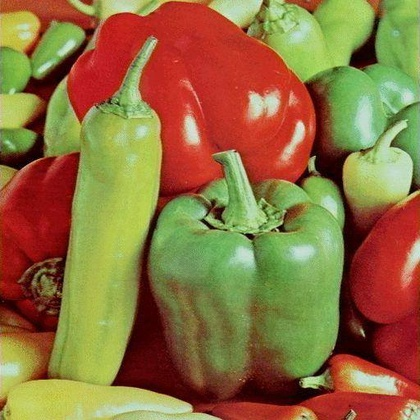
%> input picture Assignment 2/input.jpg, 420 x 420 px, shrunk from 512 x 512 before the run
$ octave code.m   (GNU Octave 9; MATLAB toolbox functions it lacks are replaced by stand-ins)
%> lines starting %> are read from the running program, lines starting %| are printed output that depends on the picture
I = imread('input.jpg');
%> I is the input picture: size 420x420x3 uint8; mean R, G, B 143.3, 112.1, 63.2

I = rgb2gray(I);
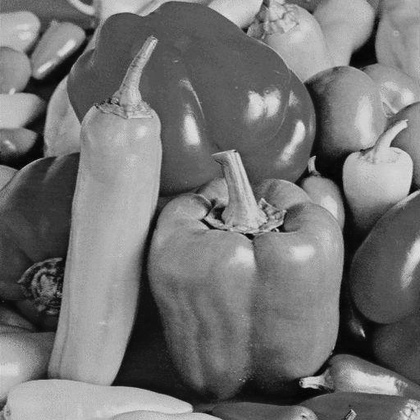
%> I: size 420x420 uint8; min 1, max 229, mean 115.8

x = zeros(1,256);
[row, col] = size(I);
%> row = 420; col = 420

for i=1:row
    for j=1:col
        x(I(i,j) + 1)= x(I(i,j) + 1) + 1;
    end
end
%> after the loop, x = 256 values, max 2007 at index 93, min 0 at index 1, mean 689.1

R = im2double(I);

%%Power law transformation
Y = input('Enter gamma : ');
%> the answer given: 2
S = 1.5*power(R(:,:),Y);
S = im2uint8(S);
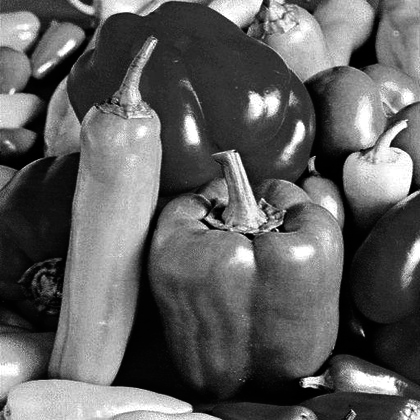
%> S: size 420x420 uint8; min 0, max 255, mean 95.4

y = zeros(1,256);

for i=1:row
    for j=1:col
        y(S(i,j) + 1)= y(S(i,j) + 1) + 1;
    end
end
%> after the loop, y = 256 values, max 3918 at index 2, min 0 at index 58, mean 689.1

imwrite(S, 'Power law transformed image.jpg');

%%Threshold
S = I;
A = input('Enter threshold : ');
%> the answer given: 100
for i=1:row
    for j=1:col
        if I(i,j) <= A
            S(i,j) = I(i,j)+(I(i,j)*0.5);
        else
            S(i,j) = I(i,j)-(I(i,j)*0.25);
        end
    end
end
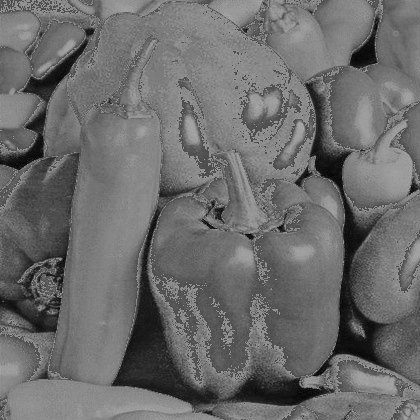
%> S: size 420x420 uint8; min 2, max 172, mean 107.9

z = zeros(1,256);

for i=1:row
    for j=1:col
        z(S(i,j) + 1)= z(S(i,j) + 1) + 1;
    end
end
%> after the loop, z = 256 values, max 3182 at index 138, min 0 at index 1, mean 689.1

imwrite(S, 'Thresholded image.jpg');

%%Log transformation
S = 1.9*log(1+R(:,:));
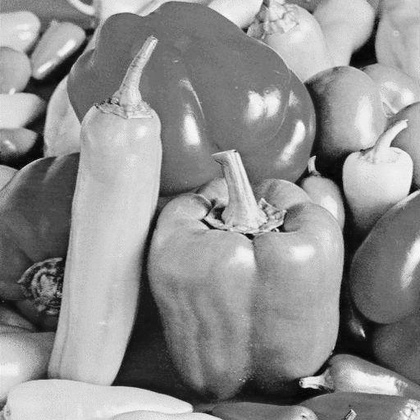
%> S: size 420x420 double; min 0.00744, max 1.22, mean 0.691; drawn with min black and max white
S = im2uint8(S);
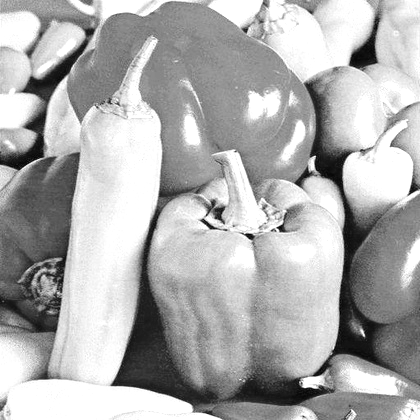
%> S: size 420x420 uint8; min 2, max 255, mean 174

p = zeros(1,256);

for i=1:row
    for j=1:col
        p(S(i,j) + 1)= p(S(i,j) + 1) + 1;
    end
end
%> after the loop, p = 256 values, max 27045 at index 255, min 0 at index 1, mean 689.1

imwrite(S, 'Log transformed image.jpg');

%%Negation transformation
S = 255 - I(:,:);
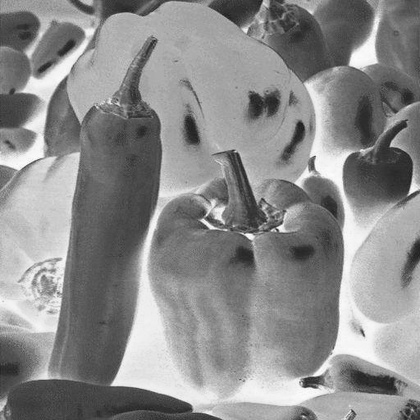
%> S: size 420x420 uint8; min 26, max 254, mean 139.2

q = zeros(1,256);

for i=1:row
    for j=1:col
        q(S(i,j) + 1)= q(S(i,j) + 1) + 1;
    end
end
%> after the loop, q = 256 values, max 2007 at index 164, min 0 at index 1, mean 689.1

imwrite(S, 'Negative image.jpg');

f = figure;
f.Position = [200 0 1000 1000];

subplot(3,2,1);
bar(x);
title('Histogram of the image');

subplot(3,2,2);
bar(y);
title('Histogram of the power law transformed image');

subplot(3,2,3);
bar(z);
title('Histogram of the thresholded image');

subplot(3,2,4);
bar(p);
title('Histogram of the log transformed image');

subplot(3,2,5);
bar(q);
title('Histogram of the negative image');
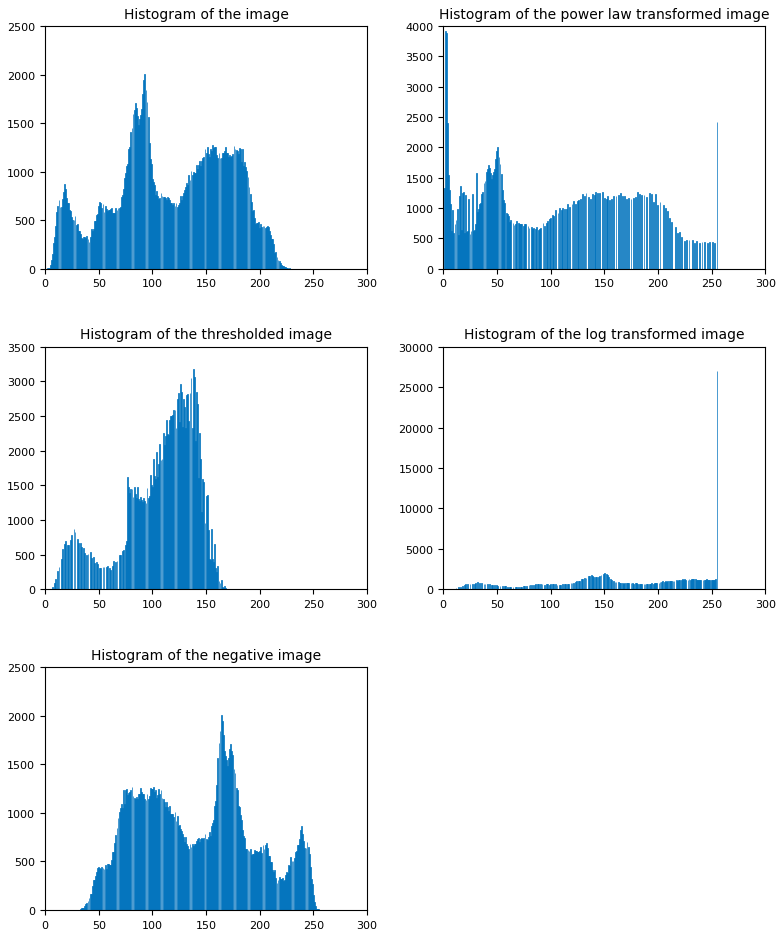
%> figure redrawn from the program's plot data, 5 panels; panel 1: tallest bar 2007 high, from x = 92.6 to 93.4; panel 2: tallest bar 3918 high, from x = 1.6 to 2.4; panel 3: tallest bar 3182 high, from x = 137.6 to 138.4; panel 4: tallest bar 27045 high, from x = 254.6 to 255.4

$ run again, with Assignment 2/Negative image.jpg copied over Assignment 2/input.jpg
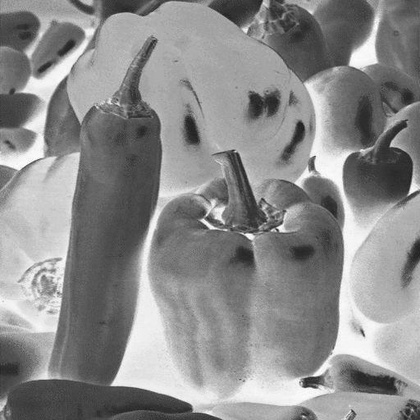
%> input picture Assignment 2/Negative image.jpg, 420 x 420 px, shrunk from 512 x 512 before the run
%> I is the input picture: size 420x420 uint8; min 28, max 255, mean 139.2
%> after the loop `for i=1:row`: x = 256 values, max 2048 at index 165, min 0 at index 1, mean 689.1
%> after the loop `for i=1:row`: y = 256 values, max 20617 at index 255, min 0 at index 1, mean 689.1
%> after the loop `for i=1:row`:
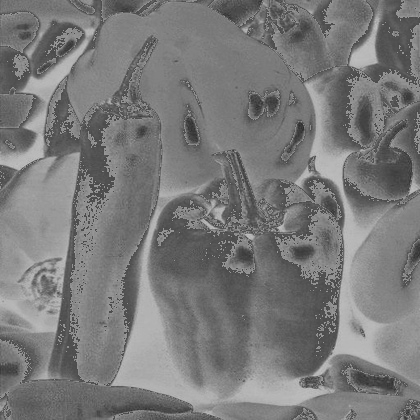
%> S: size 420x420 uint8; min 42, max 191, mean 121.5
%> after the loop `for i=1:row`: z = 256 values, max 3772 at index 122, min 0 at index 1, mean 689.1
%> `S = im2uint8(S);`:
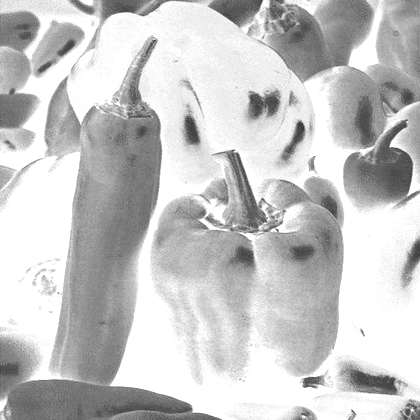
%> S: size 420x420 uint8; min 50, max 255, mean 198.1
%> after the loop `for i=1:row`: p = 256 values, max 44409 at index 255, min 0 at index 1, mean 689.1
%> after the loop `for i=1:row`: q = 256 values, max 2048 at index 92, min 0 at index 229, mean 689.1
